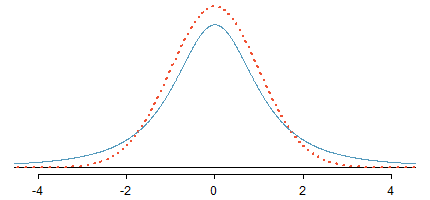

Reproduce this figure in R.
library(openintro)
data(COL)

myPNG('tDistCompareToNormalDist.png', 430, 200,
      mar = c(1.8, 1, 0, 1),
      mgp = c(5, 0.6, 0))
plot(c(-4.2, 4.2),
     c(0, dnorm(0)),
     type = 'n',
     axes = FALSE)
axis(1)
abline(h = 0)

X <- seq(-5, 5, 0.01)
Y <- dnorm(X)
lines(X, Y, lty = 3, lwd = 2.5, col = COL[4])

Y <- dt(X, 2)
lines(X, Y, lwd = 1.8, col = COL[1])

dev.off()
